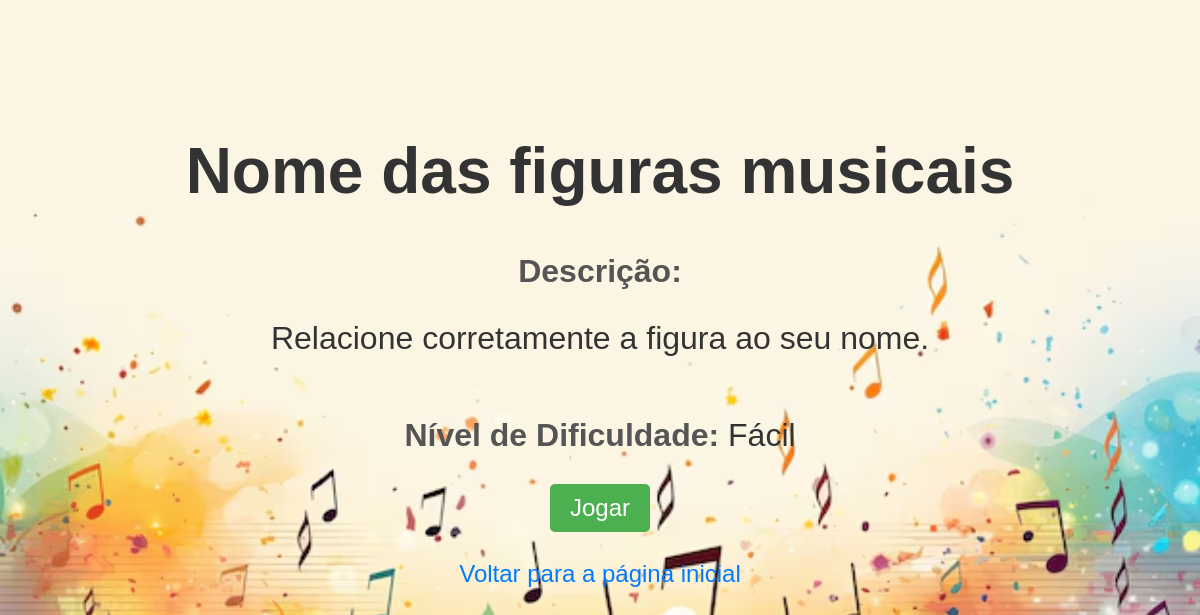
/jogo/4/, run on the app's committed database.
### jogo/models.py (models this page shows, shortened)
class Jogo(models.Model):
    nome = models.CharField(max_length=100)
    descricao = models.TextField()
    nivel_dificuldade = models.CharField(max_length=50)
    url_jogo = models.CharField(max_length=200)

### jogo/views.py (the view)
# urls.py: path('jogo/<int:jogo_id>/', views.jogo_detalhes, name='jogo_detalhes'),  # URL para detalhes do jogo
def jogo_detalhes(request, jogo_id):
    jogo = get_object_or_404(Jogo, id=jogo_id)
    return render(request, 'jogo/jogo_detalhes.html', {'jogo': jogo})

### jogo/templates/jogo/jogo_detalhes.html (shortened to what this page needs)
<!DOCTYPE html>
<html lang="pt-br">
  {% load static %}
  <head>
    <link rel="stylesheet" href="{% static 'jogo/css/detalhes.css' %}" />
  </head>
  <body>
    <h1>{{ jogo.nome }}</h1>
    <p>
      <strong>Descrição:</strong> {{ jogo.descricao |linebreaks }}
    </p>
    <p>
      <strong>Nível de Dificuldade:</strong> {{ jogo.nivel_dificuldade }}
    </p>
    <a href="{{ jogo.url_jogo }}" target="_blank" class="jogar">Jogar</a>
    <br />
    <a href="{% url 'home' %}" class="voltar">Voltar para a página inicial</a>
  </body>
</html>

### jogo/static/jogo/css/detalhes.css (style rules this page uses)
body { background-image: url("../imagens/notas-musicais.avif"); background-size: cover; background-position: center; position: relative; height: 80vh; margin: 0; font-family: Arial, sans-serif; color: #333; margin: 0; padding: 20px; display: flex; flex-direction: column; align-items: center; justify-content: center; }
h1 { color: #333; font-size: 4rem; margin-bottom: 30px; }
p { font-size: 2rem; margin: 15px 10px; }
a.jogar { display: inline-block; background-color: #4CAF50; color: white; font-size: 1.5rem; padding: 10px 20px; text-decoration: none; border-radius: 5px; margin-top: 15px; transition: background-color 0.3s ease; }
a.voltar { display: inline-block; margin-top: 10px; color: #007BFF; text-decoration: none; font-size: 1.5rem; transition: color 0.3s ease; }
strong { color: #555; }

### data on the page
Jogo: nome "Nome das figuras musicais", descricao "Relacione corretamente a figura ao seu nome.", nivel_dificuldade "Fácil"
